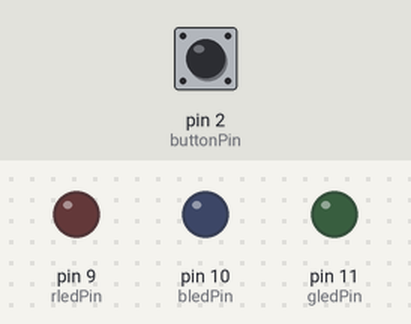
Bench run of a sketch on a simulated Arduino Uno, built with avr-gcc and run on an emulated ATmega328P. On the bench: output pins drawn as LEDs (lit = HIGH). Dashed ring = blinking. The inputs (shaded band) are chosen by the test bench; at power-on: pin 2 (buttonPin) HIGH. What the sketch prints to the serial monitor is not drawn.

Above: at 1.2 s.
1.3 s: pin 2 (buttonPin) pulled LOW for 3.2 s
At 4.75 s:
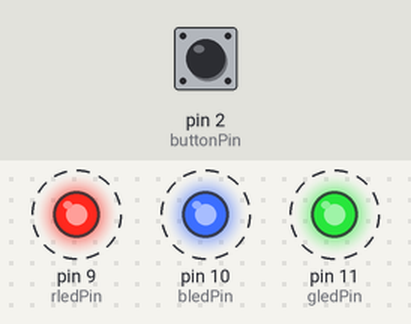
7.5 s: pin 2 (buttonPin) pulled LOW for 0.15 s
At 8.4 s:
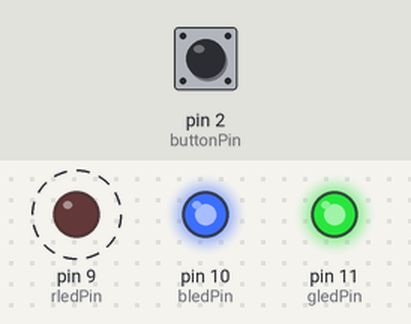
10.6 s: pin 2 (buttonPin) pulled LOW for 1 s
At 12.4 s:
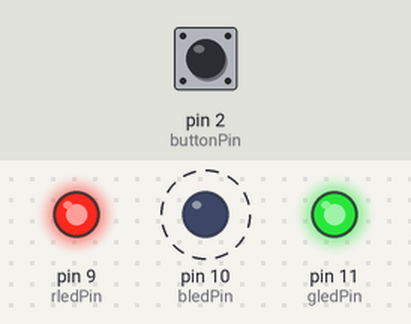
14.6 s: pin 2 (buttonPin) pulled LOW for 3.2 s
At 17.98 s:
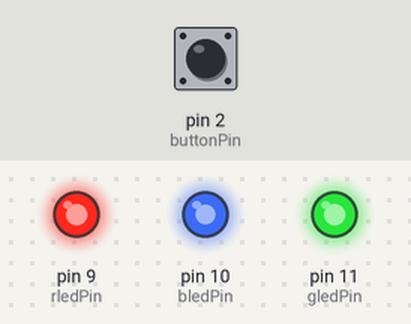
20.2 s: pin 2 (buttonPin) pulled LOW for 0.15 s
23.2 s: pin 2 (buttonPin) pulled LOW for 3.2 s
Timing chart, 0 to 27.9 s (numbered marks = the images above; inputs shaded):
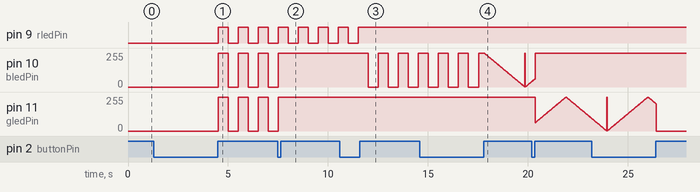

Measured:
- after the input at 1.3 s, pin 9 (rledPin): alternates HIGH for 0.50 s and LOW for 0.50 s, starting after 3.2 s; pin 10 (bledPin), pin 11 (gledPin): alternates 255/255 for 0.50 s and 0/255 for 0.50 s, starting after 3.2 s
- after the input at 7.5 s, pin 10 (bledPin), pin 11 (gledPin): goes on until 7.5 s, then stays 255/255
- after the input at 10.6 s, pin 9 (rledPin): goes on until 11.5 s, then stays HIGH; pin 10 (bledPin): alternates 255/255 for 0.50 s and 0/255 for 0.50 s, starting after 1.4 s

The sketch:

lightstick.ino
```cpp
const int buttonPin = 2, rledPin = 9, bledPin = 10, gledPin = 11;
int buttonState = 0, currentMode = 0;
bool buttonPressed = false, blinkON = true;
unsigned long pressingTime = 0, blinkTimer = 0;
const int longPressInterval = 2000, blinkInterval = 500;
int rlightColor = 0, blightColor = 0, glightColor = 0, lightNum = 0;
int rcurrentColor = 0, bcurrentColor = 0, gcurrentColor = 0;
const int fadeAmount = 2;
int fadeDirection = 1;
int fadeValue = 0;  // used for breathing effect
unsigned long fadeTimer = 0;
const int fadeSpeed = 15; // smaller = slower breathing

void setup() {
  pinMode(rledPin, OUTPUT);
  pinMode(bledPin, OUTPUT);
  pinMode(gledPin, OUTPUT);
  pinMode(buttonPin, INPUT);
  Serial.begin(9600);
}

void loop() {
  checkButton();
  updateLEDColor();
  setRGBLedColor(rcurrentColor, bcurrentColor, gcurrentColor);
}

void checkButton() {
  buttonState = digitalRead(buttonPin);
  if (buttonState == LOW && !buttonPressed) {
    pressingTime = millis();
    buttonPressed = true;
  }
  if (buttonState == HIGH && buttonPressed) {
    unsigned long currentTime = millis();
    if (currentTime - pressingTime < longPressInterval) {
      changeLedColor();
      Serial.println("Short Press → Change Color");
    } else {
      changeMode();
      Serial.print("Long Press → Change Mode: ");
      Serial.println(currentMode);
    }
    buttonPressed = false;
  }
}

void changeMode() {
  currentMode = (currentMode + 1) % 3; // cycles 0 → 1 → 2 → 0

  if (currentMode == 1) {
    blinkTimer = 0;
    blinkON = true;
    Serial.println("Mode: Blink");
  }
  else if (currentMode == 2) {
    fadeDirection = 1;
    fadeValue = 0;
    fadeTimer = millis();
    Serial.println("Mode: Breathing");
  }
  else {
    Serial.println("Mode: Constant Light");
  }
}

void changeLedColor() {
  // Increase the light number
  lightNum = (lightNum + 1) % 5;

  // Set the RGB Light Color accordingly
  if (lightNum == 0) {
    // white
    rlightColor = 0;
    blightColor = 0;
    glightColor = 0;
  } else if (lightNum == 1) {
    // red
    rlightColor = 0;
    blightColor = 255;
    glightColor = 255;
  } else if (lightNum == 2) {
    // green
    rlightColor = 255;
    blightColor = 0;
    glightColor = 255;
  } else if (lightNum == 3) {
    // blue
    rlightColor = 255;
    blightColor = 255;
    glightColor = 0;
  } else if (lightNum == 4) {
    // yellow
    rlightColor = 0;
    blightColor = 0;
    glightColor = 255;
  }
}

void updateLEDColor() {
  if (currentMode == 0) {
    // Constant Light Mode
    rcurrentColor = rlightColor;
    bcurrentColor = blightColor;
    gcurrentColor = glightColor;
  }

  else if (currentMode == 1) {
    // Blink Mode
    unsigned long currentTime = millis();
    if (currentTime - blinkTimer > blinkInterval) {
      blinkON = !blinkON;
      blinkTimer = currentTime;
    }

    if (blinkON) {
      rcurrentColor = rlightColor;
      bcurrentColor = blightColor;
      gcurrentColor = glightColor;
    } else {
      rcurrentColor = 255;
      bcurrentColor = 255;
      gcurrentColor = 255;
    }
  }

  else if (currentMode == 2) {
    // Breathing Light Mode
    unsigned long currentTime = millis();
    if (currentTime - fadeTimer > fadeSpeed) {
      fadeTimer = currentTime;
      fadeValue += fadeAmount * fadeDirection;

      if (fadeValue <= 0 || fadeValue >= 255) {
        fadeDirection = -fadeDirection; // reverse direction at limits
      }
    }

    rcurrentColor = map(fadeValue, 0, 255, 255, rlightColor);
    bcurrentColor = map(fadeValue, 0, 255, 255, blightColor);
    gcurrentColor = map(fadeValue, 0, 255, 255, glightColor);
  }
}

void setRGBLedColor(int r, int b, int g) {
  analogWrite(rledPin, r);
  analogWrite(bledPin, b);
  analogWrite(gledPin, g);
} 
```
